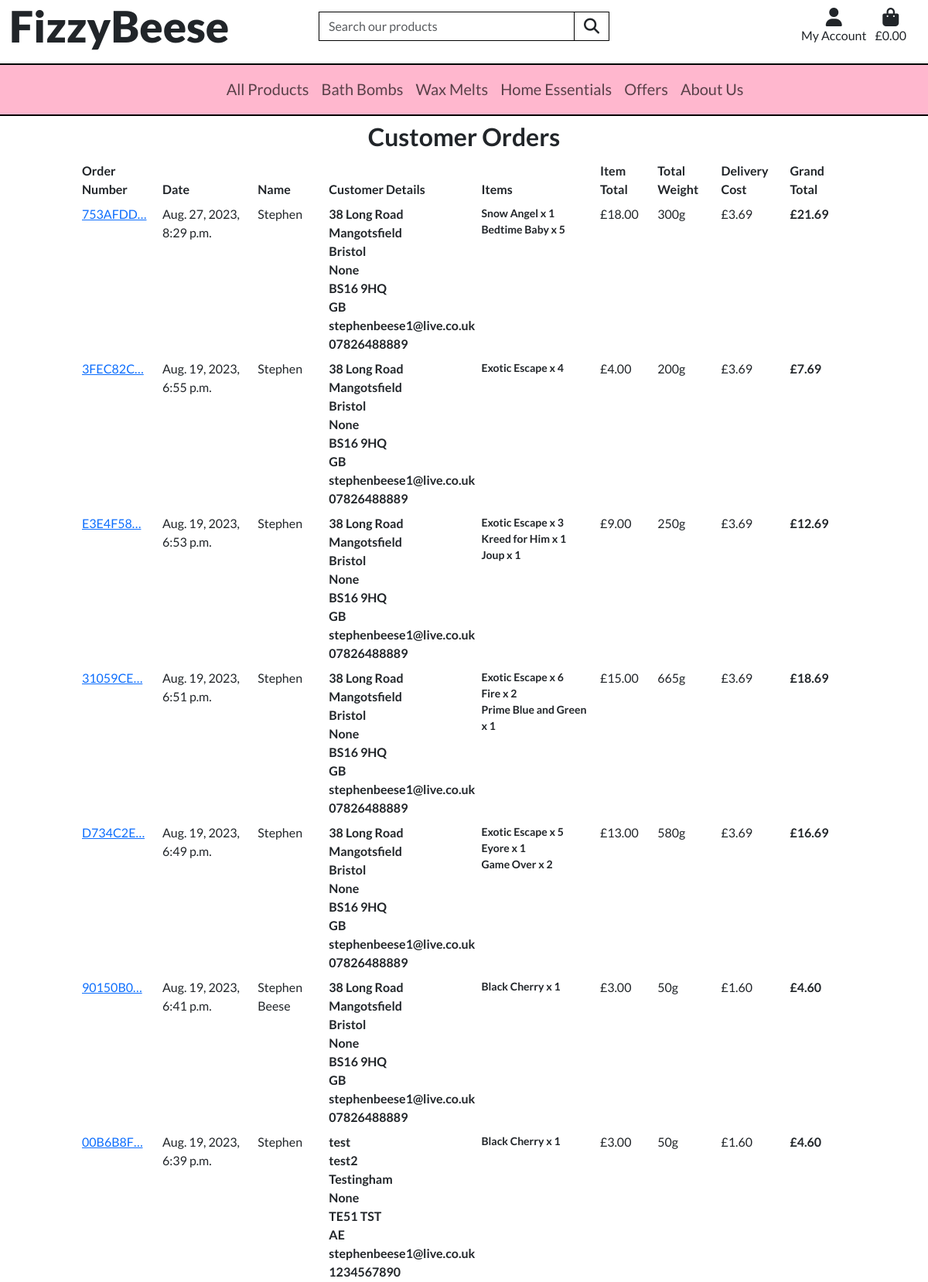
/profile/all_orders/ (signed in, upper part), run on the app's committed database.
### checkout/models.py (models this page shows, shortened)
class Order(models.Model):
    order_number = models.CharField(max_length=32, null=False, editable=False)
    user_profile = models.ForeignKey(UserProfile, on_delete=models.SET_NULL,
                                     null=True, blank=True,
                                     related_name='orders')
    full_name = models.CharField(max_length=50, null=False, blank=False)
    email = models.EmailField(max_length=254, null=False, blank=False)
    phone_number = models.CharField(max_length=20, null=False, blank=False)
    country = CountryField(blank_label='Country *', null=False, blank=False)
    postcode = models.CharField(max_length=20, null=False, blank=False)
    town_or_city = models.CharField(max_length=40, null=False, blank=False)
    street_address1 = models.CharField(max_length=80, null=False, blank=False)
    street_address2 = models.CharField(max_length=80, null=True, blank=True)
    county = models.CharField(max_length=80, null=True, blank=True)
    date = models.DateTimeField(auto_now_add=True)
    total_weight = models.IntegerField(null=False, default=0)
    delivery_cost = models.DecimalField(
        max_digits=6, decimal_places=2, null=False, default=0)
    order_total = models.DecimalField(
        max_digits=10,
        decimal_places=2,
        null=False,
        default=0.00)
    grand_total = models.DecimalField(
        max_digits=10,
        decimal_places=2,
        null=False,
        default=0)
    original_bag = models.TextField(null=False, blank=False, default='')
    stripe_pid = models.CharField(
        max_length=254,
        null=False,
        blank=False,
        default='')

class OrderLineItem(models.Model):
    order = models.ForeignKey(
        Order,
        null=False,
        blank=False,
        on_delete=models.CASCADE,
        related_name='lineitems')
    product = models.ForeignKey(
        Product,
        null=False,
        blank=False,
        on_delete=models.CASCADE)
    quantity = models.IntegerField(null=False, blank=False, default=0)
    lineitem_total = models.DecimalField(
        max_digits=6,
        decimal_places=2,
        null=False,
        blank=False,
        editable=False)

### products/models.py (models this page shows, shortened)
class Product(models.Model):
    name = models.CharField(max_length=254, unique=True)
    description = models.TextField(null=True, blank=True)
    price = models.DecimalField(max_digits=5, decimal_places=2)
    stock_remaining = models.IntegerField(null=False)
    product_categories = models.ManyToManyField(
        ProductCategory)  # Links to ProductCategory
    fragrance_categories = models.ManyToManyField(
        FragranceCategory, blank=True)  # Links to FragranceCategory
    weight = models.IntegerField()
    sale_price = models.DecimalField(
        max_digits=5,
        decimal_places=2,
        null=True,
        blank=True)
    is_clearance = models.BooleanField()
    is_featured = models.BooleanField()
    is_hidden = models.BooleanField()
    image = models.ImageField(null=True, blank=True)
    label_image = models.ImageField(null=True, blank=True)
    uploaded_on = models.DateTimeField()

### profiles/views.py (the view)
@login_required
def all_orders(request):
    if not request.user.is_superuser:
        messages.error(request, 'Sorry, only store owners can do that!')
        return redirect(reverse('home'))
    orders = Order.objects.all().order_by('-date')
    template = 'profiles/all_orders.html'
    context = {
        'orders': orders,
    }
    return render(request, template, context)

### bag/contexts.py (called while the page is built, shortened)
def bag_contents(request):
    bag_items = []
    total = 0
    product_count = 0
    total_weight = 0
    bag = request.session.get('bag', {})
    if total < settings.FREE_DELIVERY_THRESHOLD:
        if product_count == 0:
            delivery = 0
        free_delivery_delta = settings.FREE_DELIVERY_THRESHOLD - total
    else:
        delivery = 0
        free_delivery_delta = 0
    grand_total = delivery + total
    context = {
        'bag_items': bag_items,
        'total': total,
        'product_count': product_count,
        'total_weight': total_weight,
        'delivery': delivery,
        'free_delivery_delta': free_delivery_delta,
        'free_delivery_threshold': settings.FREE_DELIVERY_THRESHOLD,
        'grand_total': grand_total,
    }
    return context

### home/contexts.py (called while the page is built)
def offers(model):
    clearance_products = Product.objects.filter(is_clearance=True)
    sale_products = Product.objects.filter(sale_price=True)
    context = {
        'clearance_products': clearance_products,
        'sale_products': sale_products,
    }
    return context

### testimonials/contexts.py (called while the page is built)
def testimonial_context(request):
    testimonials = Testimonial.objects.filter(approved=True)
    context = {
        'testimonials': testimonials,
    }
    return context

### profiles/templates/profiles/all_orders.html (shortened to what this page needs)
{% extends 'base.html' %}
{% load static %}
{% block extra_css %}
<link rel="stylesheet" href="{% static 'profiles/css/profile.css' %}">
{% endblock %}
{% block content %}
    <div class="row checkout-container mx-0">
        <div class="col-12">
            <h2 class="text-center my-2 fw-bold">Customer Orders</h2>
        </div>
    </div>
    <div class="row justify-content-center">
        <div class="col-10">
            {% if orders %}
            <div class="order-history-all table-responsive">
                <table class="table table-sm table-borderless">
                    <thead>
                        <th>Order Number</th>
                        <th>Date</th>
                        <th>Name</th>
                        <th>Customer Details</th>
                        <th>Items</th>
                        <th>Item Total</th>
                        <th>Total Weight</th>
                        <th>Delivery Cost</th>
                        <th>Grand Total</th>
                    </thead>
                    <tbody>
                        {% for order in orders %}
                            <tr>
                                <td>
                                    <a href="{% url 'order_history' order.order_number %}"
                                    title="{{ order.order_number}}">
                                        {{ order.order_number|truncatechars:8 }}
                                    </a>
                                </td>
                                <td>{{ order.date }}</td>
                                <td>{{ order.full_name }}</td>
                                <td class="fw-bold">
                                    {{ order.street_address1 }}<br>
                                    {{ order.street_address2 }}<br>
                                    {{ order.town_or_city }}<br>
                                    {{ order.county }}<br>
                                    {{ order.postcode }}<br>
                                    {{ order.country }}<br>
                                    {{ order.email }}<br>
                                    {{ order.phone_number }}<br>
                                </td>
                                <td class="fw-bold">
                                    <ul class="list-unstyled">
                                        {% for item in order.lineitems.all %}
                                            <li class="small">
                                                {{ item.product.name }} x {{ item.quantity }}
                                            </li>
                                        {% endfor %}
                                    </ul>
                                </td>
                                <td>£{{ order.order_total }}</td>
                                <td>{{ order.total_weight }}g</td>
                                <td>£{{ order.delivery_cost }}</td>
                                <td class="fw-bold">£{{ order.grand_total }}</td>
                            </tr>
                        {% endfor %}
                    </tbody>
                </table>
            </div>
            {% else %}
                <h3 class="mb-3 text-center">You currently have no order history.</h3>
            {% endif %}
        </div>
    </div>
{% endblock %}

### templates/base.html (shortened to what this page needs)
{% load static %}
<!DOCTYPE html>
<html lang="en">
<head>
    {% block corecss %}
    <link href="https://cdn.jsdelivr.net/npm/bootstrap@5.3.0/dist/css/bootstrap.min.css" rel="stylesheet"
>
    <link href="//cdn-images.mailchimp.com/embedcode/classic-061523.css" rel="stylesheet" type="text/css">
    <link rel="stylesheet" href="{% static 'css/base.css' %}">
    {% endblock %}
    {% block extra_css %}
    {% endblock %}
</head>
<body>
    <header class="container-fluid fixed top">
        <div id="topnav" class="row bg-white">
            <div class="col-12 col-lg-4 my-auto py-1 py-lg-0">
                <a href="{% url 'home' %}" class="nav-link main-logo-link">
                    <h2 class="logo-font my-0">FizzyBeese</h2>
                </a>
            </div>
            <div class="col-12 col-lg-4 my-auto py-1 py-lg-0 d-none d-lg-inline">
                <form method="GET" action="{% url 'products' %}">
                    <div class="input-group w-100">
                        <input type="text" class="form-control border border-black rounded-0" name="q"
                            placeholder="Search our products">
                        <div class="input-group-append">
                            <button class="form-control btn btn-black border border-black rounded-0 search-button"
                                type="submit" aria-label="Search button">
                                <span class="icon">
                                    <i class="fa-solid fa-magnifying-glass fa-lg"></i>
                                </span>
                            </button>
                        </div>
                    </div>
                </form>
            </div>
            <div class="col-12 col-lg-4 my-auto py-1 py-lg-0 d-none d-lg-inline">
                <ul class="list-inline list-unstyled text-center text-lg-end my-0 me-3">
                    <li class="list-inline-item dropdown">
                        <a class="nav-link d-none d-lg-block" href="#" id="user-options-desktop" data-toggle="dropdown"
                            aria-haspopup="true" aria-expanded="false">
                            <div class="text-center">
                                <div><i class="fa-solid fa-user fa-xl"></i></div>
                                <p class="my-0">My Account</p>
                            </div>
                        </a>
                    </li>
                    <li class="list-inline-item">
                        <a class="{% if grand_total %}text-info font-weight-bold{% else %}text-dark{% endif %} nav-link"
                            href="{% url 'bag' %}">
                            <div class="text-center">
                                <div><i class="fas fa-shopping-bag fa-xl"></i></div>
                                <p class="my-0">
                                    {% if grand_total %}
                                    £{{ grand_total|floatformat:2 }}
                                    {% else %}
                                    £0.00
                                    {% endif %}
                                </p>
                            </div>
                        </a>
                    </li>
                </ul>
            </div>
        </div>
        <div class="row bg-white">
            <nav class="navbar navbar-expand-lg bg-body-tertiary border-top-and-bottom">
                <div class="container-fluid">
                    {% include 'includes/mobile-top-header.html' %}
                    <div class="collapse navbar-collapse" id="navbarNavAltMarkup">
                        {% include 'includes/main-nav.html' %}
                    </div>
                </div>
            </nav>
        </div>
    </header>
    <div class="container-fluid main-container p-0">
        {% block content %}
        {% endblock %}
    </div>
</body>
</html>

### templates/includes/mobile-top-header.html (shortened to what this page needs)
<ul>
</ul>

### templates/includes/main-nav.html (shortened to what this page needs)
<div class="navbar-nav" id="main-nav">
    <ul class=" w-auto">
        <li class="nav-item dropdown">
            <a href="#" class="nav-link" id="all-products-link" data-toggle="dropdown" aria-haspopup="true" aria-expanded="false">
                All Products
            </a>
        </li>
        <li class="nav-item dropdown">
            <a href="#" class="nav-link" id="bath-bomb-link" data-toggle="dropdown" aria-haspopup="true" aria-expanded="false">
                Bath Bombs
            </a>
        </li>
        <li class="nav-item dropdown">
            <a href="#" class="nav-link" id="wax-melt-link" data-toggle="dropdown" aria-haspopup="true" aria-expanded="false">
                Wax Melts
            </a>
        </li>
        <li class="nav-item dropdown">
            <a href="#" class="nav-link" id="home-essentials-link" data-toggle="dropdown" aria-haspopup="true" aria-expanded="false">
                Home Essentials
            </a>
        </li>
        {% if sale_products or clearance_products %}
        <li class="nav-item dropdown">
            <a href="#" class="nav-link" id="offers-link" data-toggle="dropdown" aria-haspopup="true" aria-expanded="false">
                Offers
            </a>
        </li>
        {% endif %}
        <li class="nav-item dropdown">
            <a href="#" class="nav-link" id="about-link" data-toggle="dropdown" aria-haspopup="true" aria-expanded="false">
                About Us
            </a>
        </li>
    </ul>
</div>

### static/css/base.css (style rules this page uses)
html { height: 100% }
body { font-family: 'Lato', sans-serif; font-weight: 400; }
.main-container { min-height: calc(100vh - 255px); max-height: max-content; }
.logo-font { font-size: 3.5rem; font-weight: 900; text-align: center; }
.navbar { background-color: #ffb7ce !important; margin-top: 15px; }
.navbar-nav { width: 100%; }
.nav-item { font-size: 1.25rem; color: black; padding-bottom: 2px; list-style: none; }
input[name='q']::placeholder { color: #595c5f; }
.border-top-and-bottom { border-bottom: 2px solid black !important; border-top: 2px solid black !important; }
.form-control { border: 1px solid black; }
@media (min-width: 992px) { .logo-font { text-align: left; } }
@media (min-width: 992px) { .navbar-nav { text-align: center; padding: 0; width: 100%; justify-content: space-evenly; } }
@media (min-width: 992px) { .navbar-nav ul { display: inline-flex; padding: 0; margin-bottom: 0; } }

### profiles/static/profiles/css/profile.css (style rules this page uses)
.order-history-all { max-height: 65vh; overflow-y: auto; }

### data on the page
Order: order_number "753AFDD…", date "Aug. 27, 2023, 8:29 p.m.", full_name "Stephen", street_address1 "38 Long Road", street_address2 "Mangotsfield", town_or_city "Bristol", county "None", postcode "BS16 9HQ", country "GB", email "stephenbeese1@live.co.uk", phone_number "07826488889", order_total "18.00", total_weight "300", delivery_cost "3.69", grand_total "21.69"
OrderLineItem: product.name "Snow Angel", quantity "1"
OrderLineItem: product.name "Bedtime Baby", quantity "5"
Order: order_number "3FEC82C…", date "Aug. 19, 2023, 6:55 p.m.", full_name "Stephen", street_address1 "38 Long Road", street_address2 "Mangotsfield", town_or_city "Bristol", county "None", postcode "BS16 9HQ", country "GB", email "stephenbeese1@live.co.uk", phone_number "07826488889", order_total "4.00", total_weight "200", delivery_cost "3.69", grand_total "7.69"
OrderLineItem: product.name "Exotic Escape", quantity "4"
Order: order_number "E3E4F58…", date "Aug. 19, 2023, 6:53 p.m.", full_name "Stephen", street_address1 "38 Long Road", street_address2 "Mangotsfield", town_or_city "Bristol", county "None", postcode "BS16 9HQ", country "GB", email "stephenbeese1@live.co.uk", phone_number "07826488889", order_total "9.00", total_weight "250", delivery_cost "3.69", grand_total "12.69"
OrderLineItem: product.name "Exotic Escape", quantity "3"
OrderLineItem: product.name "Kreed for Him", quantity "1"
OrderLineItem: product.name "Joup", quantity "1"
Order: order_number "31059CE…", date "Aug. 19, 2023, 6:51 p.m.", full_name "Stephen", street_address1 "38 Long Road", street_address2 "Mangotsfield", town_or_city "Bristol", county "None", postcode "BS16 9HQ", country "GB", email "stephenbeese1@live.co.uk", phone_number "07826488889", order_total "15.00", total_weight "665", delivery_cost "3.69", grand_total "18.69"
OrderLineItem: product.name "Exotic Escape", quantity "6"
OrderLineItem: product.name "Fire", quantity "2"
OrderLineItem: product.name "Prime Blue and Green", quantity "1"
Order: order_number "D734C2E…", date "Aug. 19, 2023, 6:49 p.m.", full_name "Stephen", street_address1 "38 Long Road", street_address2 "Mangotsfield", town_or_city "Bristol", county "None", postcode "BS16 9HQ", country "GB", email "stephenbeese1@live.co.uk", phone_number "07826488889", order_total "13.00", total_weight "580", delivery_cost "3.69", grand_total "16.69"
OrderLineItem: product.name "Exotic Escape", quantity "5"
OrderLineItem: product.name "Eyore", quantity "1"
OrderLineItem: product.name "Game Over", quantity "2"
Order: order_number "90150B0…", date "Aug. 19, 2023, 6:41 p.m.", full_name "Stephen Beese", street_address1 "38 Long Road", street_address2 "Mangotsfield", town_or_city "Bristol", county "None", postcode "BS16 9HQ", country "GB", email "stephenbeese1@live.co.uk", phone_number "07826488889", order_total "3.00", total_weight "50", delivery_cost "1.60", grand_total "4.60"
OrderLineItem: product.name "Black Cherry", quantity "1"
Order: order_number "00B6B8F…", date "Aug. 19, 2023, 6:39 p.m.", full_name "Stephen", street_address1 "test", street_address2 "test2", town_or_city "Testingham", county "None", postcode "TE51 TST", country "AE", email "stephenbeese1@live.co.uk", phone_number "1234567890", order_total "3.00", total_weight "50", delivery_cost "1.60", grand_total "4.60"
OrderLineItem: product.name "Black Cherry", quantity "1"
